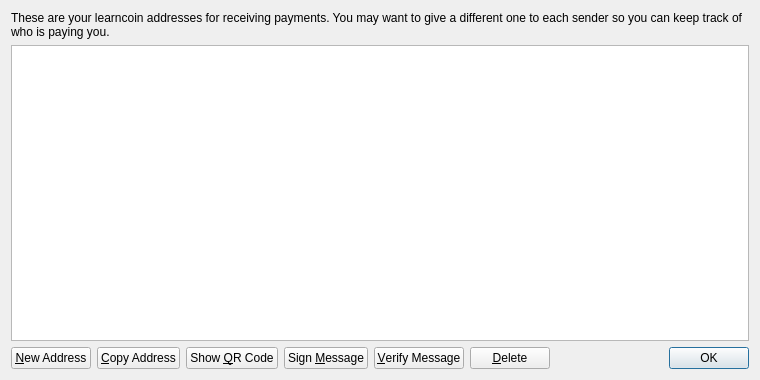
<?xml version="1.0" encoding="UTF-8"?>
<ui version="4.0">
 <class>AddressBookPage</class>
 <widget class="QWidget" name="AddressBookPage">
  <property name="geometry">
   <rect>
    <x>0</x>
    <y>0</y>
    <width>760</width>
    <height>380</height>
   </rect>
  </property>
  <property name="windowTitle">
   <string>Address Book</string>
  </property>
  <layout class="QVBoxLayout" name="verticalLayout">
   <item>
    <widget class="QLabel" name="labelExplanation">
     <property name="text">
      <string>These are your learncoin addresses for receiving payments. You may want to give a different one to each sender so you can keep track of who is paying you.</string>
     </property>
     <property name="textFormat">
      <enum>Qt::PlainText</enum>
     </property>
     <property name="wordWrap">
      <bool>true</bool>
     </property>
    </widget>
   </item>
   <item>
    <widget class="QTableView" name="tableView">
     <property name="contextMenuPolicy">
      <enum>Qt::CustomContextMenu</enum>
     </property>
     <property name="toolTip">
      <string>Double-click to edit address or label</string>
     </property>
     <property name="tabKeyNavigation">
      <bool>false</bool>
     </property>
     <property name="alternatingRowColors">
      <bool>true</bool>
     </property>
     <property name="selectionMode">
      <enum>QAbstractItemView::SingleSelection</enum>
     </property>
     <property name="selectionBehavior">
      <enum>QAbstractItemView::SelectRows</enum>
     </property>
     <property name="sortingEnabled">
      <bool>true</bool>
     </property>
     <attribute name="verticalHeaderVisible">
      <bool>false</bool>
     </attribute>
    </widget>
   </item>
   <item>
    <layout class="QHBoxLayout" name="horizontalLayout">
     <item>
      <widget class="QPushButton" name="newAddressButton">
       <property name="toolTip">
        <string>Create a new address</string>
       </property>
       <property name="text">
        <string>&amp;New Address</string>
       </property>
       <property name="icon">
        <iconset resource="../bitcoin.qrc">
         <normaloff>:/icons/add</normaloff>:/icons/add</iconset>
       </property>
      </widget>
     </item>
     <item>
      <widget class="QPushButton" name="copyToClipboard">
       <property name="toolTip">
        <string>Copy the currently selected address to the system clipboard</string>
       </property>
       <property name="text">
        <string>&amp;Copy Address</string>
       </property>
       <property name="icon">
        <iconset resource="../bitcoin.qrc">
         <normaloff>:/icons/editcopy</normaloff>:/icons/editcopy</iconset>
       </property>
      </widget>
     </item>
     <item>
      <widget class="QPushButton" name="showQRCode">
       <property name="text">
        <string>Show &amp;QR Code</string>
       </property>
       <property name="icon">
        <iconset resource="../bitcoin.qrc">
         <normaloff>:/icons/qrcode</normaloff>:/icons/qrcode</iconset>
       </property>
      </widget>
     </item>
     <item>
      <widget class="QPushButton" name="signMessage">
       <property name="toolTip">
        <string>Sign a message to prove you own a learncoin address</string>
       </property>
       <property name="text">
        <string>Sign &amp;Message</string>
       </property>
       <property name="icon">
        <iconset resource="../bitcoin.qrc">
         <normaloff>:/icons/edit</normaloff>:/icons/edit</iconset>
       </property>
      </widget>
     </item>
     <item>
      <widget class="QPushButton" name="verifyMessage">
       <property name="toolTip">
        <string>Verify a message to ensure it was signed with a specified learncoin address</string>
       </property>
       <property name="text">
        <string>&amp;Verify Message</string>
       </property>
       <property name="icon">
        <iconset resource="../bitcoin.qrc">
         <normaloff>:/icons/transaction_0</normaloff>:/icons/transaction_0</iconset>
       </property>
      </widget>
     </item>
     <item>
      <widget class="QPushButton" name="deleteButton">
       <property name="toolTip">
        <string>Delete the currently selected address from the list</string>
       </property>
       <property name="text">
        <string>&amp;Delete</string>
       </property>
       <property name="icon">
        <iconset resource="../bitcoin.qrc">
         <normaloff>:/icons/remove</normaloff>:/icons/remove</iconset>
       </property>
      </widget>
     </item>
     <item>
      <spacer name="horizontalSpacer">
       <property name="orientation">
        <enum>Qt::Horizontal</enum>
       </property>
       <property name="sizeHint" stdset="0">
        <size>
         <width>40</width>
         <height>20</height>
        </size>
       </property>
      </spacer>
     </item>
     <item>
      <widget class="QDialogButtonBox" name="buttonBox">
       <property name="sizePolicy">
        <sizepolicy hsizetype="Maximum" vsizetype="Fixed">
         <horstretch>0</horstretch>
         <verstretch>0</verstretch>
        </sizepolicy>
       </property>
       <property name="standardButtons">
        <set>QDialogButtonBox::Ok</set>
       </property>
      </widget>
     </item>
    </layout>
   </item>
  </layout>
 </widget>
 <resources>
  <include location="../bitcoin.qrc"/>
 </resources>
 <connections/>
</ui>
